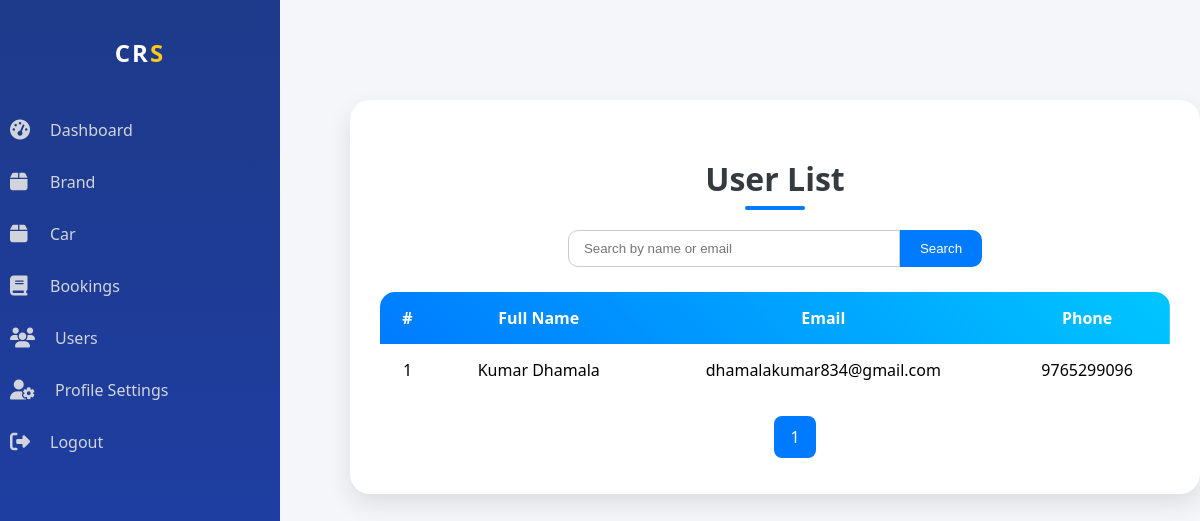
The page /car/user/ (signed in) on the database its author committed.
### rental/models.py (models this page shows, shortened)
class CustomUser(AbstractBaseUser, PermissionsMixin):
    email = models.EmailField(unique=True)
    phone = models.CharField(max_length=15, unique=True, blank=True, null=True)
    fullname = models.CharField(max_length=255)
    profile_pic=models.ImageField(upload_to="profile_pictures/",default="profile_pictures/default.jpg")
    is_admin = models.BooleanField(default=False)
    is_staff = models.BooleanField(default=False)
    is_active = models.BooleanField(default=True)
    USERNAME_FIELD = "email"
    REQUIRED_FIELDS = ["fullname"]
    objects = CustomUserManager()

### rental/views.py (the view)
# urls.py: path('car/user/',views.user_list,name='user_list'),
@login_required
def user_list(request):
    query = request.GET.get('search')
    users = CustomUser.objects.filter(is_admin=False)
    if query:
        users = users.filter(
            Q(fullname__icontains=query) |
            Q(email__icontains=query)
        )
    paginator = Paginator(users, 4)
    page = request.GET.get('page')
    try:
        users = paginator.page(page)
    except PageNotAnInteger:
        users = paginator.page(1)
    except EmptyPage:
        users = paginator.page(paginator.num_pages)
    return render(request, 'rental/user_list.html', {'users': users})

### rental/templates/rental/user_list.html (shortened to what this page needs)
{% extends "rental/admin_dashboard.html" %}
{% load static %}
{% block content %}
<div class="container">
    <h2>User List</h2>
    <form method="get" class="search-form">
        <input type="text" name="search" placeholder="Search by name or email" value="{{ request.GET.search }}">
        <button type="submit">Search</button>
    </form>
    <div class="table-responsive">
        <table>
            <thead>
                <tr>
                    <th>#</th>
                    <th>Full Name</th>
                    <th>Email</th>
                    <th>Phone</th>
                </tr>
            </thead>
            <tbody>
                {% if users %}
                    {% for user in users %}
                        <tr>
                            <td>{{ forloop.counter }}</td>
                            <td>{{ user.fullname }}</td>
                            <td>{{ user.email }}</td>
                            <td>{{ user.phone|default:"-" }}</td>
                        </tr>
                    {% endfor %}
                {% else %}
                    <tr>
                        <td colspan="4">No users found.</td>
                    </tr>
                {% endif %}
            </tbody>
        </table>
    </div>
    <nav>
        <ul class="pagination">
            {% for num in users.paginator.page_range %}
                {% if users.number == num %}
                    <li class="page-item active"><span class="page-link">{{ num }}</span></li>
                {% elif num > users.number|add:"-3" and num < users.number|add:"3" %}
                    <li class="page-item">
                        <a class="page-link" href="?page={{ num }}{% if request.GET.search %}&search={{ request.GET.search }}{% endif %}">{{ num }}</a>
                    </li>
                {% endif %}
            {% endfor %}
        </ul>
    </nav>
</div>
{% endblock %}

### rental/templates/rental/admin_dashboard.html (style rules this page uses)
body { margin: 0; font-family: Arial, sans-serif; background-color: #f3f4f6; }

### rental/templates/rental/user_list.html (style rules this page uses)
body { background: #f4f6f9; font-family: 'Segoe UI', Tahoma, Geneva, Verdana, sans-serif; }
.container { max-width: 1000px; margin-top:100px; margin-left: 350px; background: white; padding: 30px; border-radius: 20px; box-shadow: 0 10px 25px rgba(0, 0, 0, 0.1); animation: fadeIn 0.6s ease-in-out; }
h2 { text-align: center; font-size: 2rem; margin-bottom: 30px; color: #343a40; position: relative; }
h2::after { content: ''; width: 60px; height: 4px; background: #007bff; position: absolute; bottom: -10px; left: 50%; transform: translateX(-50%); border-radius: 10px; }
.search-form { display: flex; justify-content: center; margin-bottom: 25px; }
.search-form input { width: 300px; padding: 10px 15px; border: 1px solid #ccc; border-radius: 10px 0 0 10px; outline: none; transition: border 0.3s ease; }
.search-form button { padding: 10px 20px; border: none; background: #007bff; color: white; border-radius: 0 10px 10px 0; cursor: pointer; transition: background 0.3s ease; }
table { width: 100%; border-collapse: collapse; overflow: hidden; border-radius: 15px; animation: slideIn 0.8s ease-in-out; }
thead { background: linear-gradient(45deg, #007bff, #00c6ff); color: white; }
th, td { padding: 15px; text-align: center; }
tbody tr { transition: background 0.3s ease; }
.pagination { display: flex; justify-content: center; margin-top: 30px; gap: 8px; }
.pagination .page-item { list-style: none; }
.pagination .page-link { padding: 10px 16px; border: 1px solid #ddd; color: #007bff; border-radius: 8px; text-decoration: none; transition: all 0.3s ease; }
.pagination .active .page-link { background: #007bff; color: white; border: none; }

### rows shown on the page
CustomUser: fullname "Kumar Dhamala", email "dhamalakumar834@gmail.com", phone "9765299096"

### other values the page prints
{{ num }} "1"
